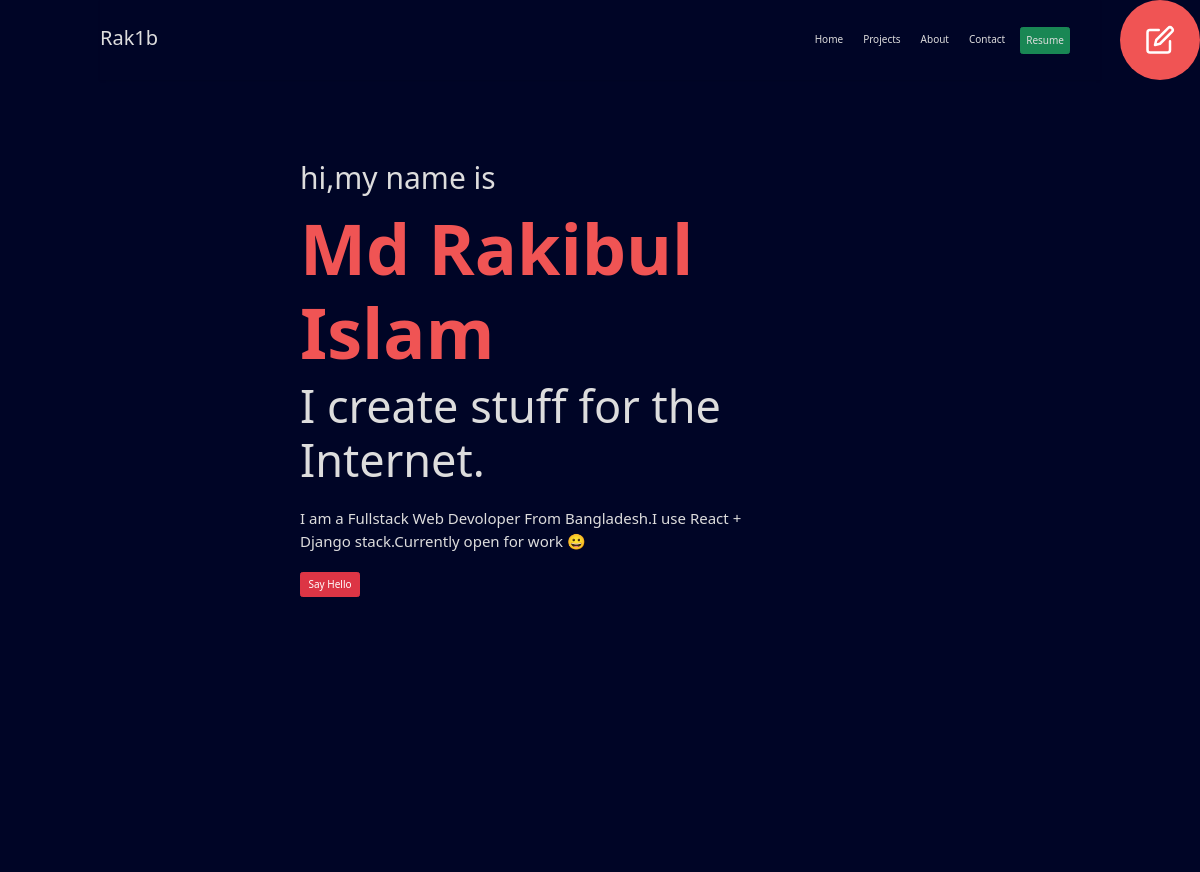
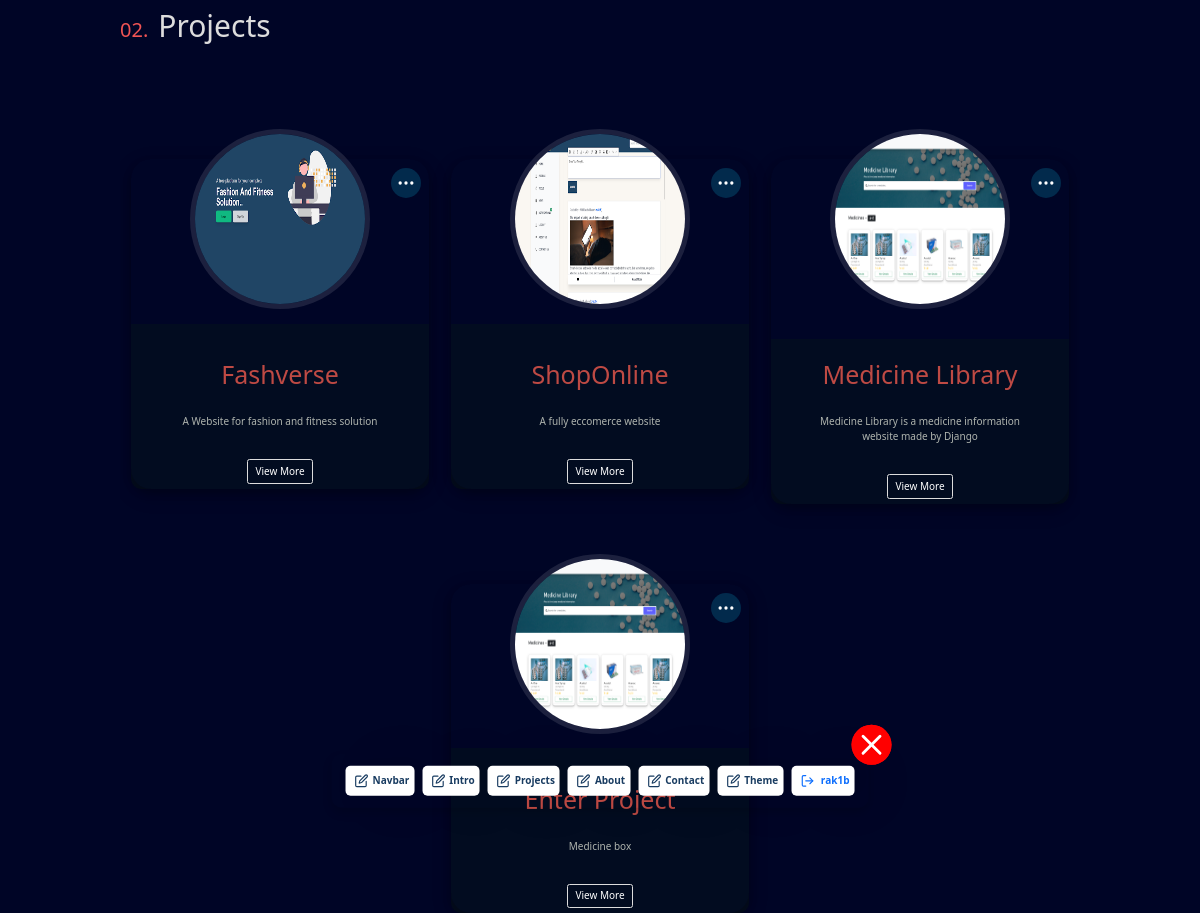
/edit/my/ (signed in), run on the app's committed database (2 pictures, top to bottom).
### EditPortfolio/models.py (models this page shows, shortened)
class heroModel(models.Model):
    username = models.CharField(max_length=100,null=True,blank=True)
    before_name = models.CharField(max_length=100,null=True,blank=True,default="Hi,my name is..")
    fullname = models.CharField(max_length=100,null=True,blank=True,default="FirstName LastName")
    before_description = models.CharField(max_length=100,null=True,blank=True,default="I create stuff for the Internet.")
    description = models.CharField(max_length=100,null=True,blank=True,default="I am a Fullstack Web Devoloper From Bangladesh.I use React + Django stack.Currently open for work 😀")
    created = models.DateTimeField(auto_now_add=True,null=True,blank=True)

class projectsModel(models.Model):
    user = models.ForeignKey(User,on_delete=models.CASCADE)
    title = models.CharField(max_length=250)
    short_description = models.CharField(max_length=250)
    full_description = FroalaField()
    image = models.ImageField(upload_to ='projects/')
    created = models.DateTimeField(auto_now_add=True)

### EditPortfolio/views.py (the view)
# urls.py: path("",editView,name="edit"),
def editView(request):
    hero_contents = heroModel.objects.filter(username=request.user).first()
    hero_contents_default = heroModel.objects.filter(
        username="default").first()
    theme = Theme.objects.filter(user=request.user.id).first()
    form = editorForm
    if request.user.is_authenticated:
        pmodel = projectsModel.objects.filter(user = request.user)
    else:
        pmodel = ''
    if hero_contents is not None:
        data = {
            "check": 1,
            'before_name': hero_contents.before_name,
            'name': hero_contents.fullname,
            'before_description': hero_contents.before_description,
            'description': hero_contents.description,
        }
    else:
        data = {
            "check": 0,
            'before_name': hero_contents_default.before_name,
            'name': hero_contents_default.fullname,
            'before_description': hero_contents_default.before_description,
            'description': hero_contents_default.description,
        }
    return render(request, "edit/editpage.html", context={
        'data': data,
        'form':form,
        'projects' : pmodel,
        'theme':theme
    })

### templates/edit/editpage.html (shortened to what this page needs)
{% extends "base.html" %}
 {% load static %}
 {% block css %}
<link rel="stylesheet" href="{% static 'css/navbar.css' %}" type="text/css" />
<link
  rel="stylesheet"
  href="{% static 'css/edit/edit.css' %}"
  type="text/css"
/>
{% endblock %}
  {% block content %}
  <div class="background_full">
  {% if user.is_authenticated %}
    {% include "edit/editbutton.html" %}
     {% include "edit/editBar.html" %}
     {% include "navbar/navbar.html" %}
     {% include "Hero/hero.html" with data=data %}
     {% include "projects/projects_container.html" with form=form %}
  </div>
  {% else %}
  {% include "auth/signup.html" %}
  {% endif %}
{% endblock %}

### templates/edit/editBar.html (shortened to what this page needs)
{%load static%}
<div id="editBar" class="editBar shadow">
  <div class="editBar_menu">
    <div class="editBar_close" onclick="hide_then_show('editBar')">
    </div>
    <div class="editBar_btn_group" id="edit_nav_btn" onclick='show_hide("nav_edit")'>
      <p id=""  class="">Navbar</p>
    </div>
    <div class="editBar_btn_group" id="edit_hero_btn" onclick='show_hide("hero_edit")'>
      <p id=""  class="">Intro</p>
    </div>
    <div class="editBar_btn_group" id="edit_projects_btn" onclick='show_hide("project_edit",1)'>
      <p id=""  class="">Projects</p>
    </div>
    <div class="editBar_btn_group" id="edit_about_btn" onclick='show_hide("about_edit")'>
      <p id=""  class="">About</p>
    </div>
    <div class="editBar_btn_group" id="edit_contact_btn"  onclick='show_hide("contact_edit")' >
      <p id=""  class="">Contact</p>
    </div>
    <div class="editBar_btn_group" id="edit_color"class="btn btn-success" onclick='show_hide("color_edit")' >
      <p id=""  class="">Theme</p>
    </div>
    <div class="editBar_btn_group">
      <a href="{% url 'logout' %}" class=" text-decoration-none">
        {{request.user}}
      </a>
    </div>
  </div>
</div>

### templates/navbar/navbar.html (shortened to what this page needs)
{% load static %}
<nav id="home" class="navbar shadow-sm  navbar-expand-lg nav_container">
    <a class="navbar-brand text-capitalize text-xl" href="#"><h2 class="">{{request.user}}</h2> </a>
    <div class="ms-auto   " id="navbarNav">
      <ul  id = "phone_nav" class="navbar-nav phone_nav menu_hide  ">
        <li class="nav-item me-3 active">
          <a class="nav-link" href="#home">Home </a>
        </li>
        <li class="nav-item me-3">
          <a class="nav-link" href="#projects">Projects</a>
        </li>
        <li class="nav-item me-3">
          <a class="nav-link" href="#about">About</a>
        </li>
        <li class="nav-item me-3">
          <a class="nav-link" href="#contact">Contact</a>
        </li>
        <li class="nav-item me-5">
          <a class="nav-link btn btn-success resume_btn" href="#">Resume</a>
        </li>
      </ul>
    </div>
  </nav>

### templates/Hero/hero.html (shortened to what this page needs)
<section id="hero_container">
<div class="port_hero" id="home">
  <div class="hero_left">
    <h3 id="main_before_name">{{data.before_name}}</h3>
    <h2 id="main_name">{{data.name}}</h2>
    <h4 id="main_before_desc">{{data.before_description}}</h4>
    <p id="main_desc">
      {{data.description}}
    </p>
    <button class="btn btn-danger">Say Hello</button>
  </div>
</div>
</section>

### templates/projects/project.html (shortened to what this page needs)
{%load static%}
<div
  class="card__container position-relative project"
  id="project_{{project.id}}"
>
  <div id="more_{{project.id}}" onclick="openMore('{{project.id}}')" class="">
  </div>
  <div class="position-absolute its_back"></div>
  <div class="card__image">
    <img src="{{project.image.url}}" alt="Not Found" />
  </div>
  <div class="card__header">
    <h1>{{project.title}}</h1>
  </div>
  <div class="card__desc"><p>{{project.short_description }}</p></div>
  <div
    class="btn btn-outline-success view_more"
    onclick="showProject('{{project.id}}')"
  >
    View More
  </div>
</div>

### static/css/index.css (style rules this page uses)
:root { --transition: all 0.25s cubic-bezier(0.645, 0.045, 0.355, 1); --white : #DDDDDD; --dark : #222831; --navy-dark:#30475E; --pink-red:#F05454; --font-mono: "SF Mono", "Fira Code", "Fira Mono", "Roboto Mono", monospace; --font-sans: "Calibre","San Francisco","SF Pro Text",-apple-system,system-ui,sans-serif; }
html { font-size: 62.5%; font-family: var(--font-mono); scroll-behavior: smooth; }
.background_full { width: 100%; height: auto; overflow-y: hidden; }

### static/css/Hero/hero.css (style rules this page uses)
#hero_container { width: 100vw; height: 100vh; }
.port_hero { height: auto; min-height: 100vh; width: auto; min-width: 50vw; display: flex; margin: 0 30rem; }
.hero_left { margin-top: 1rem; }
.port_hero h3 { color: var(--white); font-size: 3rem; margin-top: 7rem; font-style: var(--font-mono); }
.port_hero h2 { font-size: clamp(5rem, 7rem, 10rem); font-style: var(--font-sans); margin-top: 1rem; color: var(--pink-red); font-weight: bold; }
.port_hero h4 { font-size: 4.5rem ; color: var(--white); }
.port_hero p { font-size: 1.5rem; color: var(--white); max-width: 45rem; margin: 2rem 0; }

### static/css/projects/projects.css (style rules this page uses)
.card__container { display: flex; flex-direction: column; color: antiquewhite; align-items: center; width: 31%; margin: 4% 1%; box-shadow: 0 4px 8px 0 rgba(0, 0, 0, 0.2), 0 6px 20px 0 rgba(0, 0, 0, 0.19); height: auto; border-radius: 2rem; justify-content: center; transition: 0.5s ease-in-out; }
.card__header { color: var(--pink-red); font-size:1rem; }
.card__desc { text-align: center; width: 70%; color: var(--white); margin: 2rem 0; }
.card__image { width: 20rem; height: 20rem; display: flex; justify-content: center; align-items: center; position: relative; }
.card__image img { transform: translateY(-4rem); transition: 0.5s ease-in-out; border-radius: 50%; border-radius: 50%; width: 18rem; height: 18rem; border: 5px solid #ffffff1c; }
.its_back { background: #0D260D38; width: 100%; height: 16.5rem; bottom: 0; border-radius: 0 0 10px 10px; z-index: 0; }
.close_btn { background: red; border-radius: 50%; padding: 3px; color: white; width: 40px; height: 40px; cursor: pointer; }
.view_more { z-index: 10; color: white; border: 1px solid var(--white); margin-bottom: 5px; }
.more_option { color: white; top: 9px; right: 8px; position: absolute; border-radius: 50%; width: 30px; height: 30px; background: #09bce633; padding: 5px; z-index: 20; }
@media (min-width: 850px) and (max-width: 1200px) { .card__container { min-width: 30%; margin: auto; margin-top: 8rem; } }

### static/css/background_color/bg.css (style rules this page uses)
body { background-color: var(--navy-dark); }

### static/css/navbar.css (style rules this page uses)
.nav_container { height: 80px !important; --hum__color: var(--pink-red); --hum_width: 3rem; --hum_height: 0.2rem; --hum_before_width: 3rem; --hum_before_height: 0.2rem; --hum_after_width: 3rem; --hum_after_height: 0.2rem; }
.nav_container a { cursor: pointer; color: var(--white); text-decoration: none; }
.nav_container { margin:0 10rem; }

### static/css/edit/edit.css (style rules this page uses)
.editBar { position: fixed; bottom: 5%; left: 50%; transform: translate(-50%, -30%); z-index: 150; border-radius: 10px; width: auto; cursor: pointer; box-shadow: 98px 42px 78px -14px rgba(0,0,0,0.1); }
.editBar_close { width: 4rem; height: 4rem; border-radius: 50%; display: flex; justify-content: center; align-items: center; color: white; background: red; position: absolute; top: -29px; right: -23px; }
.editBar_menu { display: flex; justify-content: space-around; align-items: center; margin: 10px; }
.editBar_btn_group { display: flex; align-items: center; padding: 5px; border-radius: 5px; box-shadow: 23px 1px 57px -4px rgba(0,0,0,0.1),8px -4px 15px -3px rgba(0,0,0,0.1); background: white; margin: 2px 4px; height: 30px; font-weight: bold; color: #193c61; }
.editBar_btn_group svg { width: 14px; margin: 0 4px; }
.editBar_btn_group p { margin: auto; }

### data on the page
heroModel: before_name "hi,my name is", name "Md Rakibul Islam", before_description "I create stuff for the Internet.", description "I am a Fullstack Web Devoloper From Bangladesh.I use React + Django stack.Currently open for work 😀"
projectsModel: image (picture), title "Fashverse", short_description "A Website for fashion and fitness solution"
projectsModel: image (picture), title "ShopOnline", short_description "A fully eccomerce website"
projectsModel: image (picture), title "Medicine Library", short_description "Medicine Library is a medicine information website made by Django"
projectsModel: image (picture), title "Enter Project", short_description "Medicine box"

### other printed values
{{ request.user }} "rak1b"
{{ request.user }} "Rak1b"
